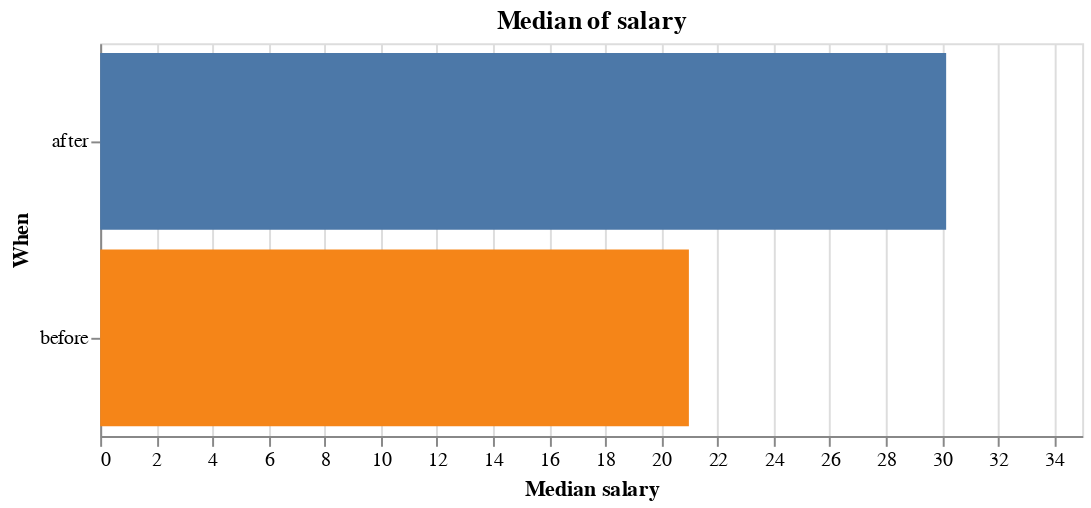

Notebook code cell kept with this figure:
### Code cell
chart2 = alt.Chart(df).mark_bar().encode(
    x=alt.X('median(salary):Q', title='Median salary'), 
    y=alt.Y('when:N', title='When'),                     
    color=alt.Color('when:N', legend=None)               
).properties(
    title='Median of salary',  
    width=500,
    height=200
)

chart2

### Figure 1 — Vega specification as saved in the notebook (floating-point values rounded to 4 significant figures)
{"$schema": "https://vega.github.io/schema/vega/v6.json", "data": [{"name": "source_0", "values": [{"median_salary": 30.15, "when": "after"}, {"median_salary": 20.98, "when": "before"}]}, {"name": "source_0_x_domain_median_salary", "values": [{"min": 20.98, "max": 30.15}]}, {"name": "source_0_y_domain_when", "values": [{"when": "after"}, {"when": "before"}]}, {"name": "source_0_color_domain_when", "values": [{"when": "after"}, {"when": "before"}]}], "marks": [{"type": "rect", "name": "marks", "from": {"data": "source_0"}, "encode": {"update": {"y": {"field": "when", "scale": "y"}, "x2": {"value": 0, "scale": "x"}, "fill": {"field": "when", "scale": "color"}, "height": {"signal": "max(0.25, bandwidth('y'))"}, "x": {"field": "median_salary", "scale": "x"}}}, "style": ["bar"]}], "scales": [{"name": "x", "type": "linear", "domain": [{"signal": "(data(\"source_0_x_domain_median_salary\")[0] || {}).min"}, {"signal": "(data(\"source_0_x_domain_median_salary\")[0] || {}).max"}], "range": [0, {"signal": "width"}], "nice": true, "zero": true}, {"name": "y", "type": "band", "domain": {"data": "source_0_y_domain_when", "field": "when", "sort": true}, "range": [0, {"signal": "height"}], "paddingInner": 0.1, "paddingOuter": 0.05}, {"name": "color", "type": "ordinal", "domain": {"data": "source_0_color_domain_when", "field": "when", "sort": true}, "range": "category"}], "axes": [{"scale": "x", "domain": false, "tickCount": {"signal": "ceil(width/40)"}, "orient": "bottom", "aria": false, "grid": true, "maxExtent": 0, "gridScale": "y", "ticks": false, "zindex": 0, "minExtent": 0, "labels": false}, {"scale": "x", "title": "Median salary", "tickCount": {"signal": "ceil(width/40)"}, "orient": "bottom", "zindex": 0, "labelOverlap": true, "grid": false, "labelFlush": true}, {"scale": "y", "grid": false, "title": "When", "zindex": 0, "orient": "left"}], "title": {"text": "Median of salary", "frame": "group"}, "padding": 5, "width": 500, "background": "white", "height": 200, "style": "cell"}
